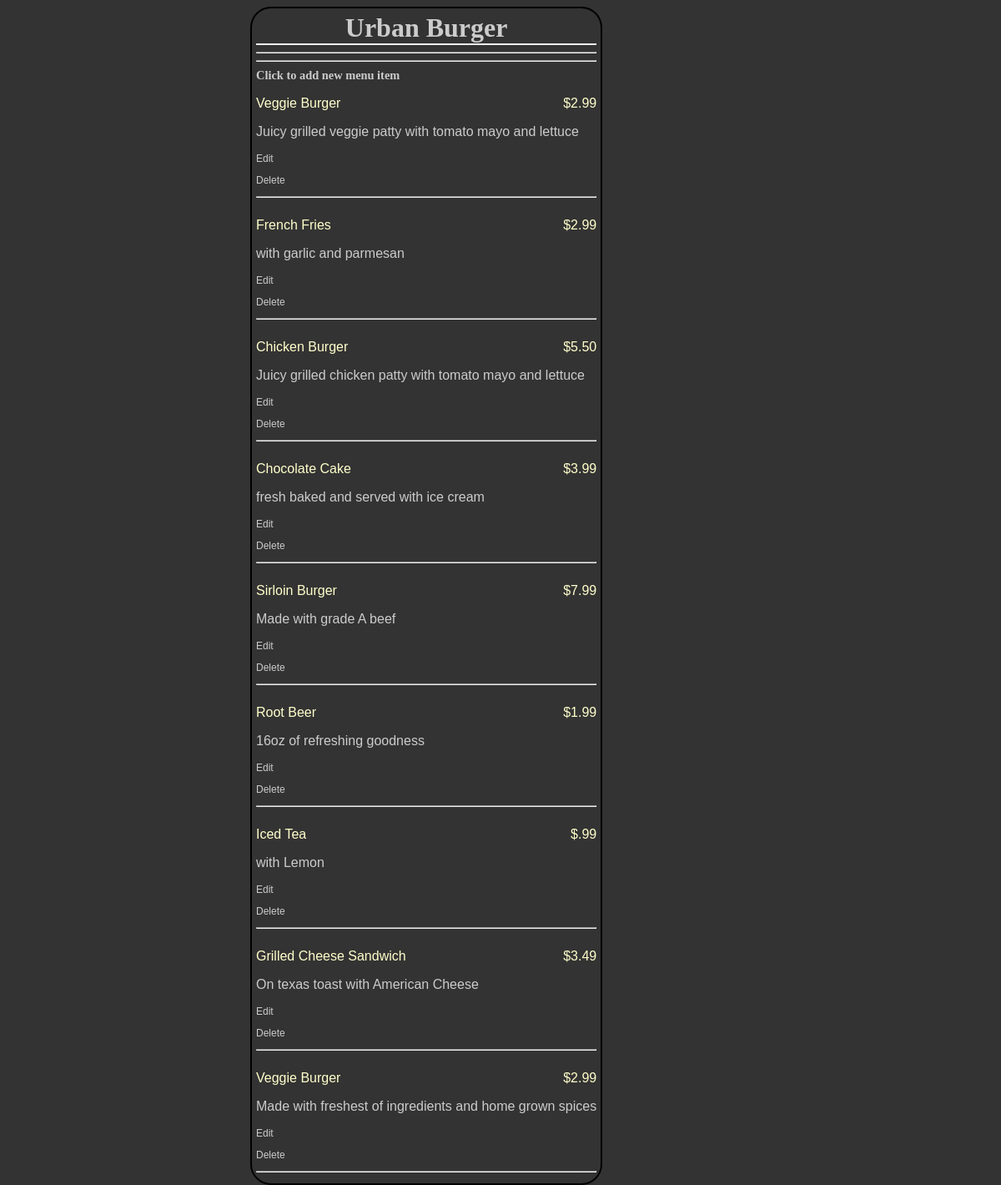
Page /restaurants/2 on the committed database.
### database_setup.py (models this page shows, shortened)
class Restaurant(Base):
	__tablename__ = 'restaurant'
	name = Column(String(80), nullable = False)
	id = Column(Integer, primary_key = True)

class MenuItem(Base):
	__tablename__ = 'menu_item'
	name = Column(String(80), nullable = False)
	id = Column (Integer, primary_key = True)
	course = Column (String(250))
	description = Column(String(250))
	price = Column(String(8))
	restaurant_id = Column(Integer, ForeignKey('restaurant.id'))
	restaurant = relationship(Restaurant)

### project.py (the view)
@app.route('/')
@app.route('/restaurants/<int:restaurant_id>')
def restaurantMenu(restaurant_id):
	restaurant = session.query(Restaurant).filter_by(id = restaurant_id).one()
	items = session.query(MenuItem).filter_by(restaurant_id = restaurant.id)
	return render_template('menu.html', restaurant = restaurant, items = items)

### templates/menu.html (shortened to what this page needs)
<!DOCTYPE html>
<html>
	<head>
		<link rel="stylesheet" type="text/css" href="{{url_for('static', filename = 'styles.css')}}">
	</head>
	<body>
		<div class = 'pane'>
			<div class = 'header'>
				<h1>{{restaurant.name}}</h1>
			</div>
			<hr>
			<hr>
			<a href="{{url_for('newMenuItem', restaurant_id = restaurant.id)}}"><h2>Click to add new menu item</h2></a>
			{% for i in items %}
			<div class = 'nameAndPrice'>
				<span class = 'name'>
					<p>{{i.name}}</p>
				</span>
				<span class = 'price'>
					<p>{{i.price}}</p>
				</span>
			</div>
			<div class = 'description'>
				<p>{{i.description}}</p>
			</div>
			<div class = 'editdeletepane'>
				<a href = '{{url_for ('editMenuItem', restaurant_id = restaurant.id, menu_id = i.id)}}'>
					<p>Edit</p>
				</a>
				<a href = '{{url_for('deleteMenuItem', restaurant_id = restaurant.id, menu_id = i.id)}}'>
					<p>Delete</p>
				</a>
			</div>
				<hr>
		{% endfor %}
		</div>
	</body>
</html>

### static/styles.css (style rules this page uses)
body { font-family: sans-serif; background-color: #333333; }
h1, h2, h3, h4 { color: #CCCCCC; }
h1, h2 { font-family: 'Georgia', serif; margin: 0; }
h1 { border-bottom: 2px solid #eee; }
h2 { font-size: 1.2em; }
p { color: #CCCCCC; }
a { text-decoration: none; color: #FFFFCC; font-size: .75em; }
.pane { position: absolute; left: 25%; border: 2px solid; border-radius: 25px; padding: 5px; border-color: #9999999; }
.header { left: 50 %; text-align: center; }
.name p { width: 50%; display: inline-block; float: left; color: #FFFFCC; }
.description p { color: #CCCCCC; }
.price p { text-align: right; width: 50%; float: right; color: #FFFFCC; }

### rows in the picture
Restaurant: name "Urban Burger"
MenuItem: name "Veggie Burger", price "$2.99", description "Juicy grilled veggie patty with tomato mayo and lettuce"
MenuItem: name "French Fries", price "$2.99", description "with garlic and parmesan"
MenuItem: name "Chicken Burger", price "$5.50", description "Juicy grilled chicken patty with tomato mayo and lettuce"
MenuItem: name "Chocolate Cake", price "$3.99", description "fresh baked and served with ice cream"
MenuItem: name "Sirloin Burger", price "$7.99", description "Made with grade A beef"
MenuItem: name "Root Beer", price "$1.99", description "16oz of refreshing goodness"
MenuItem: name "Iced Tea", price "$.99", description "with Lemon"
MenuItem: name "Grilled Cheese Sandwich", price "$3.49", description "On texas toast with American Cheese"
MenuItem: name "Veggie Burger", price "$2.99", description "Made with freshest of ingredients and home grown spices"
